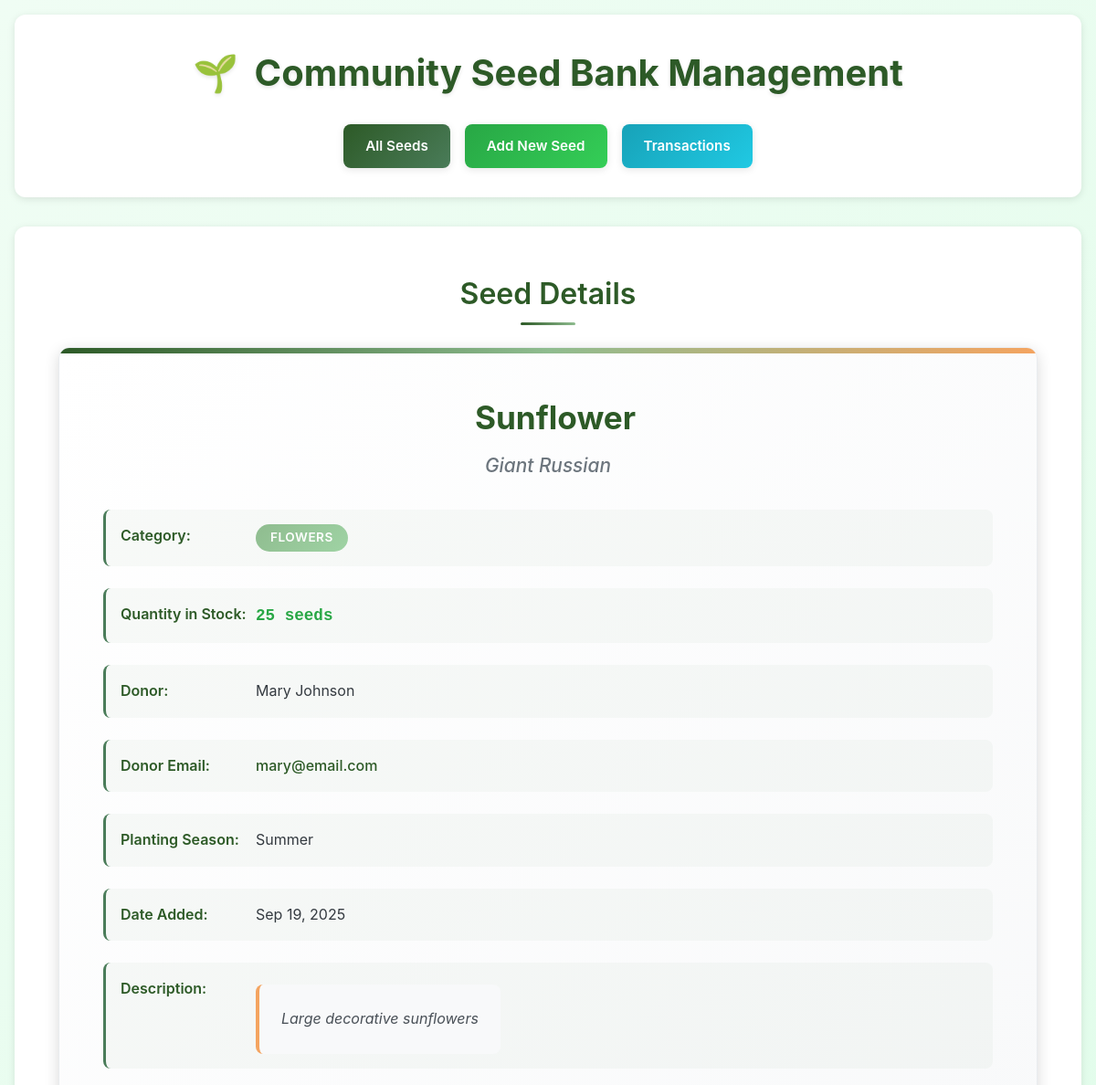
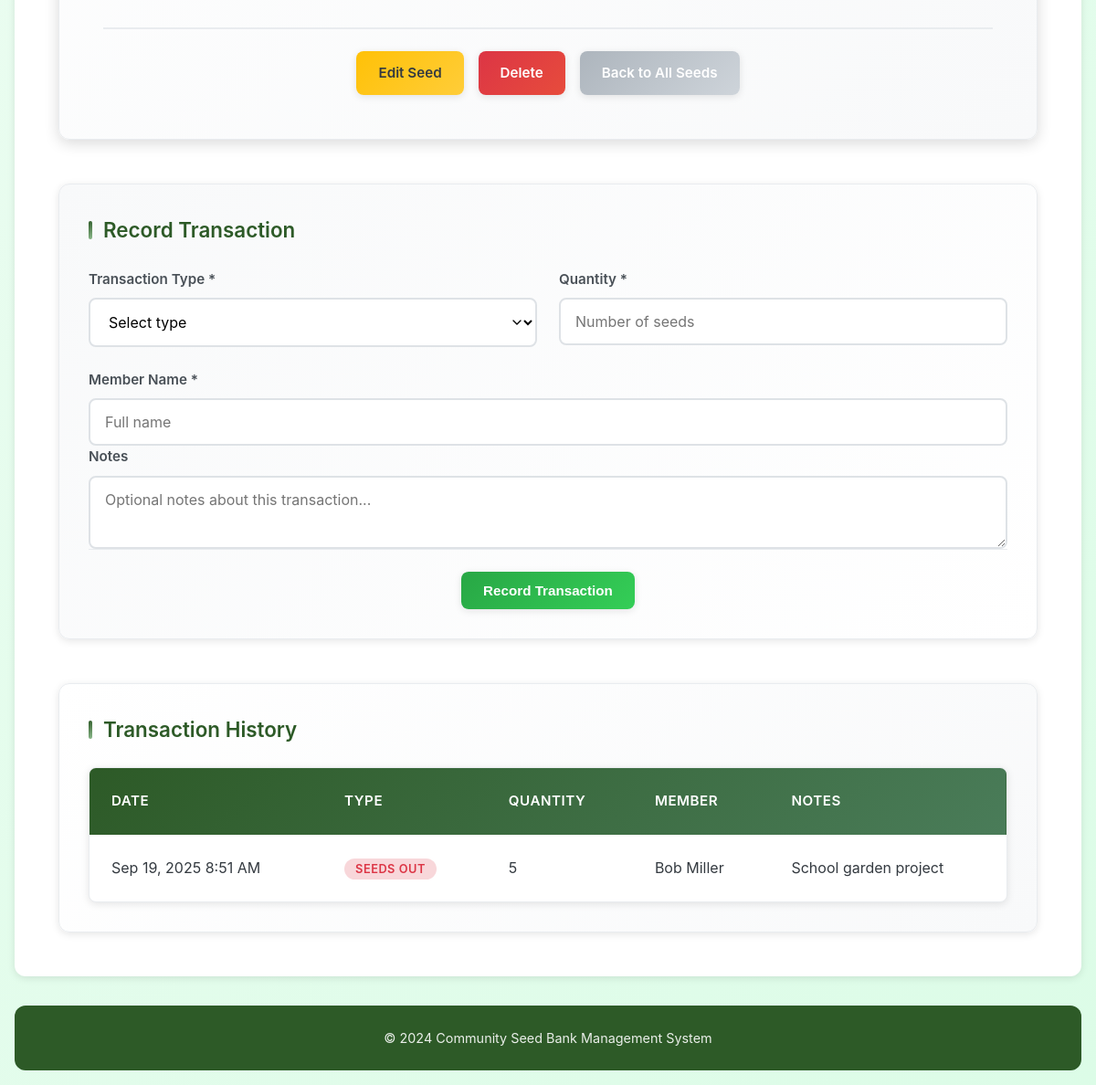
The page /view_seed.php?id=2 on the database its author committed (2 pictures, top to bottom).
### tables this page shows
CREATE TABLE IF NOT EXISTS seeds (
    id INT PRIMARY KEY AUTO_INCREMENT,
    name VARCHAR(100) NOT NULL,
    variety VARCHAR(100) NOT NULL,
    category VARCHAR(50) NOT NULL,
    donor_name VARCHAR(100) NOT NULL,
    donor_email VARCHAR(100) NOT NULL,
    quantity_in_stock INT DEFAULT 0,
    planting_season VARCHAR(50),
    description TEXT,
    date_added TIMESTAMP DEFAULT CURRENT_TIMESTAMP
);

CREATE TABLE IF NOT EXISTS seed_transactions (
    id INT PRIMARY KEY AUTO_INCREMENT,
    seed_id INT NOT NULL,
    transaction_type ENUM('IN', 'OUT') NOT NULL,
    quantity INT NOT NULL,
    member_name VARCHAR(100) NOT NULL,
    notes TEXT,
    transaction_date TIMESTAMP DEFAULT CURRENT_TIMESTAMP,
    FOREIGN KEY (seed_id) REFERENCES seeds(id) ON DELETE CASCADE
);

### src/Database.php (called while the page is built, shortened)
<?php
class Database {
    private $host = 'localhost';
    private $username = 'seedbank_user';
    private $password = 'Mypassword@02';
    private $database = 'seedbank_db';
    private $connection;
    private function connect() {
        try {
            $this->connection = new mysqli($this->host, $this->username, $this->password, $this->database);
            $this->connection->set_charset("utf8");
        } catch (Exception $e) {
            die("Database connection error: " . $e->getMessage());
        }
    }
    public function executeQuery($sql, $types = "", $params = []) {
        try {
            $stmt = $this->connection->prepare($sql);
            if (!empty($params)) {
                $stmt->bind_param($types, ...$params);
            }
            $stmt->execute();
            return $stmt;
        } catch (Exception $e) {
            die("Query error: " . $e->getMessage());
        }
    }
}?><?php

### src/Seed.php (called while the page is built, shortened)
<?php
require_once 'Database.php';
class Seed {
    private $db;
    public function __construct() {
        $this->db = new Database();
    }
    public function getById($id) {
        $sql = "SELECT * FROM seeds WHERE id = ?";
        $stmt = $this->db->executeQuery($sql, "i", [$id]);
        $result = $stmt->get_result();
        $seed = $result->fetch_assoc();
        return $seed;
    }
    public function getTransactions($seed_id) {
        $sql = "SELECT * FROM seed_transactions WHERE seed_id = ? ORDER BY transaction_date DESC";
        $stmt = $this->db->executeQuery($sql, "i", [$seed_id]);
        $result = $stmt->get_result();
        $transactions = $result->fetch_all(MYSQLI_ASSOC);
        return $transactions;
    }
}

### public/view_seed.php (the view, shortened to what this page needs)
<?php
require_once '../src/Seed.php';
$seedModel = new Seed();
$id = isset($_GET['id']) ? (int)$_GET['id'] : 0;
$seed = $seedModel->getById($id);
$transactions = $seedModel->getTransactions($id);
?>
<!DOCTYPE html>
<html lang="en">
<head>
    <link rel="stylesheet" href="../assets/view_seed.css">
</head>
<body>
    <div class="container">
        <header>
            <h1> Community Seed Bank Management</h1>
            <nav>
                <a href="index.php" class="btn btn-primary">All Seeds</a>
                <a href="create_seed.php" class="btn btn-success">Add New Seed</a>
                <a href="transactions.php" class="btn btn-info">Transactions</a>
            </nav>
        </header>
        <main>
            <h2>Seed Details</h2>
            <div class="seed-details-view">
                <div class="seed-card large">
                    <h3><?php echo htmlspecialchars($seed['name']); ?></h3>
                    <p class="variety"><?php echo htmlspecialchars($seed['variety']); ?></p>
                    <div class="seed-info">
                        <div class="info-row">
                            <strong>Category:</strong>
                            <span class="category"><?php echo htmlspecialchars($seed['category']); ?></span>
                        </div>
                        <div class="info-row">
                            <strong>Quantity in Stock:</strong>
                            <span class="stock <?php echo $seed['quantity_in_stock'] < 10 ? 'low-stock' : ''; ?>">
                                <?php echo $seed['quantity_in_stock']; ?> seeds
                            </span>
                        </div>
                        <div class="info-row">
                            <strong>Donor:</strong> <?php echo htmlspecialchars($seed['donor_name']); ?>
                        </div>
                        <div class="info-row">
                            <strong>Donor Email:</strong>
                            <a href="mailto:<?php echo htmlspecialchars($seed['donor_email']); ?>">
                                <?php echo htmlspecialchars($seed['donor_email']); ?>
                            </a>
                        </div>
                        <?php if ($seed['planting_season']): ?>
                        <div class="info-row">
                            <strong>Planting Season:</strong> <?php echo htmlspecialchars($seed['planting_season']); ?>
                        </div>
                        <?php endif; ?>
                        <div class="info-row">
                            <strong>Date Added:</strong> <?php echo date('M j, Y', strtotime($seed['date_added'])); ?>
                        </div>
                        <?php if ($seed['description']): ?>
                        <div class="info-row">
                            <strong>Description:</strong>
                            <p class="description"><?php echo nl2br(htmlspecialchars($seed['description'])); ?></p>
                        </div>
                        <?php endif; ?>
                    </div>
                    <div class="actions">
                        <a href="edit_seed.php?id=<?php echo $seed['id']; ?>" class="btn btn-warning">Edit Seed</a>
                        <a href="delete_seed.php?id=<?php echo $seed['id']; ?>"
                           class="btn btn-danger"
                           onclick="return confirm('Are you sure you want to delete this seed?')">Delete</a>
                        <a href="index.php" class="btn btn-secondary">Back to All Seeds</a>
                    </div>
                </div>
            </div>
            <div class="transaction-form-section">
                <h3>Record Transaction</h3>
                <form method="POST" class="transaction-form">
                    <div class="form-row">
                        <div class="form-group">
                            <label for="transaction_type">Transaction Type *</label>
                            <select id="transaction_type" name="transaction_type" required>
                                <option value="">Select type</option>
                            </select>
                        </div>
                        <div class="form-group">
                            <label for="quantity">Quantity *</label>
                            <input type="number" id="quantity" name="quantity" min="1"
                                   placeholder="Number of seeds" required>
                        </div>
                    </div>
                    <div class="form-group">
                        <label for="member_name">Member Name *</label>
                        <input type="text" id="member_name" name="member_name"
                               placeholder="Full name" required>
                    </div>
                    <div class="form-group">
                        <label for="notes">Notes</label>
                        <textarea id="notes" name="notes" rows="2"
                                  placeholder="Optional notes about this transaction..."></textarea>
                    </div>
                    <div class="form-actions">
                        <button type="submit" class="btn btn-success">Record Transaction</button>
                    </div>
                </form>
            </div>
            <div class="transaction-history">
                <h3>Transaction History</h3>
                <?php if (empty($transactions)): ?>
                    <div class="alert alert-info">
                        <p>No transactions recorded for this seed yet.</p>
                    </div>
                <?php else: ?>
                    <div class="transactions-table">
                        <table>
                            <thead>
                                <tr>
                                    <th>Date</th>
                                    <th>Type</th>
                                    <th>Quantity</th>
                                    <th>Member</th>
                                    <th>Notes</th>
                                </tr>
                            </thead>
                            <tbody>
                                <?php foreach ($transactions as $transaction): ?>
                                    <tr>
                                        <td><?php echo date('M j, Y g:i A', strtotime($transaction['transaction_date'])); ?></td>
                                        <td>
                                            <span class="transaction-type <?php echo strtolower($transaction['transaction_type']); ?>">
                                                <?php echo $transaction['transaction_type'] === 'IN' ? 'Seeds In' : 'Seeds Out'; ?>
                                            </span>
                                        </td>
                                        <td><?php echo $transaction['quantity']; ?></td>
                                        <td><?php echo htmlspecialchars($transaction['member_name']); ?></td>
                                        <td><?php echo htmlspecialchars($transaction['notes']); ?></td>
                                    </tr>
                                <?php endforeach; ?>
                            </tbody>
                        </table>
                    </div>
                <?php endif; ?>
            </div>
        </main>
        <footer>
            <p>&copy; 2024 Community Seed Bank Management System</p>
        </footer>
    </div>
</body>
</html>

### rows shown on the page
seeds: name "Sunflower", variety "Giant Russian", category "FLOWERS", quantity_in_stock "25", donor_name "Mary Johnson", donor_email "mary@email.com", planting_season "Summer", date_added "Sep 19, 2025", description "Large decorative sunflowers"
seed_transactions: transaction_date "Sep 19, 2025 8:51 AM", transaction_type "SEEDS OUT", quantity "5", member_name "Bob Miller", notes "School garden project"
